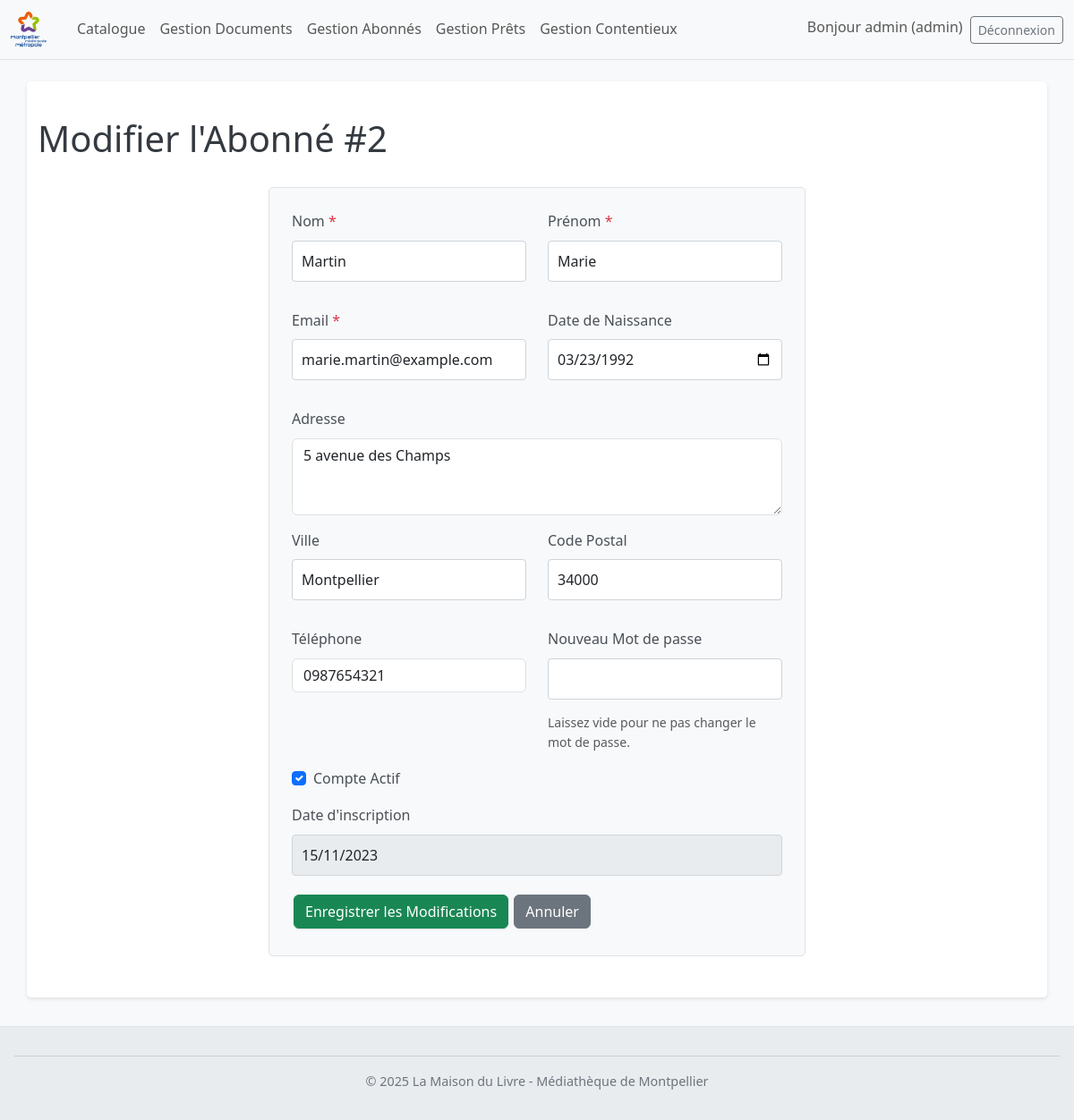
Page /admin/abonnes/modifier.php?id=2 (signed in) on the committed database.
### tables this page shows
CREATE TABLE IF NOT EXISTS `abonnes` (
  `id_abonne` int NOT NULL AUTO_INCREMENT,
  `nom` varchar(100) DEFAULT NULL,
  `prenom` varchar(100) DEFAULT NULL,
  `date_naissance` date DEFAULT NULL,
  `email` varchar(100) DEFAULT NULL,
  `adresse` text,
  `ville` varchar(100) DEFAULT NULL,
  `code_postal` varchar(10) DEFAULT NULL,
  `tel` varchar(20) DEFAULT NULL,
  `date_inscription` date DEFAULT NULL,
  `actif` tinyint(1) DEFAULT '1',
  `mot_de_passe` varchar(255) DEFAULT NULL,
  PRIMARY KEY (`id_abonne`),
  UNIQUE KEY `email` (`email`)
);

### admin/abonnes/modifier.php (the view, shortened to what this page needs)
<?php
include('../../config.php');
$abonne = null;
$id_abonne = $_GET['id'] ?? null;
try {
    $stmt = $pdo->prepare("SELECT * FROM abonnes WHERE id_abonne = ?");
    $stmt->execute([$id_abonne]);
    $abonne = $stmt->fetch(PDO::FETCH_ASSOC);
} catch (PDOException $e) {
    $erreur = "Erreur lors de la récupération de l'abonné : " . $e->getMessage();
}
include('../../includes/header.php');
?>
<!DOCTYPE html>
<html lang="fr">
<head>
</head>
<body>
<main class="container mt-4">
    <h1>Modifier l'Abonné #<?php echo htmlspecialchars($id_abonne); ?></h1>
    <?php if ($abonne): ?>
    <form method="POST" action="modifier.php?id=<?php echo $id_abonne; ?>">
        <div class="row">
            <div class="col-md-6 mb-3">
                <label for="nom" class="form-label">Nom <span class="text-danger">*</span></label>
                <input type="text" class="form-control" id="nom" name="nom" required value="<?php echo htmlspecialchars($abonne['nom'] ?? ''); ?>">
            </div>
            <div class="col-md-6 mb-3">
                <label for="prenom" class="form-label">Prénom <span class="text-danger">*</span></label>
                <input type="text" class="form-control" id="prenom" name="prenom" required value="<?php echo htmlspecialchars($abonne['prenom'] ?? ''); ?>">
            </div>
        </div>
        <div class="row">
            <div class="col-md-6 mb-3">
                <label for="email" class="form-label">Email <span class="text-danger">*</span></label>
                <input type="email" class="form-control" id="email" name="email" required value="<?php echo htmlspecialchars($abonne['email'] ?? ''); ?>">
            </div>
             <div class="col-md-6 mb-3">
                <label for="date_naissance" class="form-label">Date de Naissance</label>
                <input type="date" class="form-control" id="date_naissance" name="date_naissance" value="<?php echo htmlspecialchars($abonne['date_naissance'] ?? ''); ?>">
            </div>
        </div>
         <div class="mb-3">
            <label for="adresse" class="form-label">Adresse</label>
            <textarea class="form-control" id="adresse" name="adresse" rows="3"><?php echo htmlspecialchars($abonne['adresse'] ?? ''); ?></textarea>
        </div>
         <div class="row">
            <div class="col-md-6 mb-3">
                <label for="ville" class="form-label">Ville</label>
                <input type="text" class="form-control" id="ville" name="ville" value="<?php echo htmlspecialchars($abonne['ville'] ?? ''); ?>">
            </div>
            <div class="col-md-6 mb-3">
                <label for="code_postal" class="form-label">Code Postal</label>
                <input type="text" class="form-control" id="code_postal" name="code_postal" value="<?php echo htmlspecialchars($abonne['code_postal'] ?? ''); ?>">
            </div>
        </div>
        <div class="row">
             <div class="col-md-6 mb-3">
                <label for="tel" class="form-label">Téléphone</label>
                <input type="tel" class="form-control" id="tel" name="tel" value="<?php echo htmlspecialchars($abonne['tel'] ?? ''); ?>">
            </div>
            <div class="col-md-6 mb-3">
                <label for="mot_de_passe" class="form-label">Nouveau Mot de passe</label>
                <input type="password" class="form-control" id="mot_de_passe" name="mot_de_passe" aria-describedby="passwordHelpModif">
                <div id="passwordHelpModif" class="form-text">Laissez vide pour ne pas changer le mot de passe.</div>
            </div>
        </div>
        <div class="form-check mb-3">
            <input class="form-check-input" type="checkbox" id="actif" name="actif" value="1" <?php echo ($abonne['actif'] ?? 0) ? 'checked' : ''; ?>>
            <label class="form-check-label" for="actif">
                Compte Actif
            </label>
        </div>
         <div class="mb-3">
            <label class="form-label">Date d'inscription</label>
            <input type="text" class="form-control" value="<?php echo $abonne['date_inscription'] ? htmlspecialchars(date('d/m/Y', strtotime($abonne['date_inscription']))) : 'N/A'; ?>" disabled readonly>
        </div>
        <button type="submit" class="btn btn-success">Enregistrer les Modifications</button>
        <a href="index.php" class="btn btn-secondary">Annuler</a>
    </form>
    <?php endif; ?>
</main>
</body>
<?php include('../../includes/footer.php'); ?>
</html>

### assets/css/style.css (style rules this page uses)
body { font-family: 'Segoe UI', Tahoma, Geneva, Verdana, sans-serif; margin: 0; padding: 0; line-height: 1.6; background-color: #f8f9fa; color: #333; }
main { padding: 1rem 2rem; max-width: 1200px; margin: 20px auto; background-color: #fff; box-shadow: 0 2px 4px rgba(0,0,0,0.1); border-radius: 5px; min-height: calc(100vh - 180px); }
h1, h2, h3 { color: #343a40; margin-top: 1.5rem; margin-bottom: 1rem; }
.action-link, .reserve-button, .add-button, input[type="submit"], button { display: inline-block; padding: 8px 15px; margin: 5px 2px; border: none; border-radius: 4px; text-decoration: none; cursor: pointer; font-size: 0.95em; text-align: center; transition: background-color 0.2s ease, box-shadow 0.2s ease; box-shadow: 0 1px 2px rgba(0,0,0,0.1); vertical-align: middle; }
form { max-width: 600px; margin: 30px auto; padding: 25px; border: 1px solid #dee2e6; border-radius: 5px; background-color: #f8f9fa; }
label { display: block; margin-bottom: 8px; font-weight: 500; color: #495057; }
input[type="text"], input[type="email"], input[type="password"], input[type="date"], input[type="number"], select, textarea { width: 100%; padding: 10px; margin-bottom: 15px; border: 1px solid #ced4da; border-radius: 4px; box-sizing: border-box; font-size: 1em; background-color: #fff; }

### rows in the picture
abonnes: nom "Martin", prenom "Marie", email "marie.martin@example.com", date_naissance "03/23/1992", adresse "5 avenue des Champs", ville "Montpellier", code_postal "34000", tel "0987654321", actif "☑", date_inscription "15/11/2023"

### other values in the picture
$_SESSION['user_prenom'] "admin"
$_SESSION['user_role'] "admin"
$id_abonne "2"
